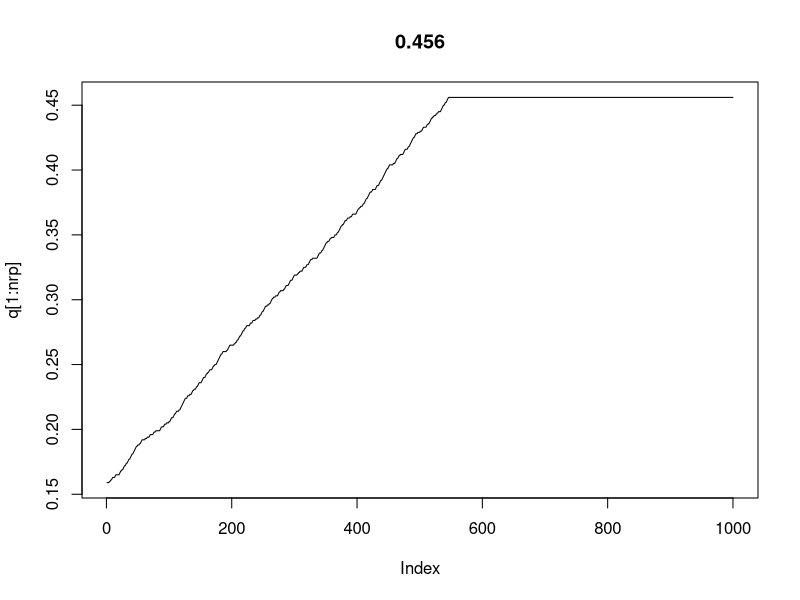

The R script that drew this image:
nrp<-1000 # 繰り返し数
qi<-0.159 # qの初期値
n<-8 # 観測種子数
data<-matrix(c(4,3,4,5,5,2,3,1,4,0,1,5,5,6,5,4,4,5,3,4)) # 観測された生存種子数（＝データ）
logL<-numeric(nrp) # 行列logL初期化
q<-qi # 行列qの1つめに初期値を代入

# 以下繰り返し。値を更新しながら繰り返すのでapply系関数は使えないと思う
for (rp in 1:nrp){ 
  # q[rp]を用いて対数尤度の算出
  # 観測されたデータごとに二項分布を使って条件つき確率を計算。apply関数を使うことで繰り返し文を使わないようにしている
  lh<-apply(data,2,function(x){
    lhd<-choose(n,x)*q[rp]^x*(1-q[rp])^(n-x)
    return(lhd)
  })
  logL[rp]<-log(prod(lh)) # 確率の総乗が尤度、その対数をとって対数尤度
  
  # 繰り返しの2回目以降はqを変化させたときに対数尤度が高くなっていた場合のみ、そのqを採用
  if (rp>1){
    if (logL[rp]<logL[rp-1]){
      q[rp]<-q[rp-1]
      logL[rp]<-logL[rp-1]
    }
  }
  # 次のqはランダムに正負どちらかの隣を選ぶ
  if (round(runif(1))){ 
    q[rp+1]<-q[rp]+0.001
  }else{
    q[rp+1]<-q[rp]-0.001
  }
}
plot(q[1:nrp],type='l', main=q[nrp]) # 結果をグラフに